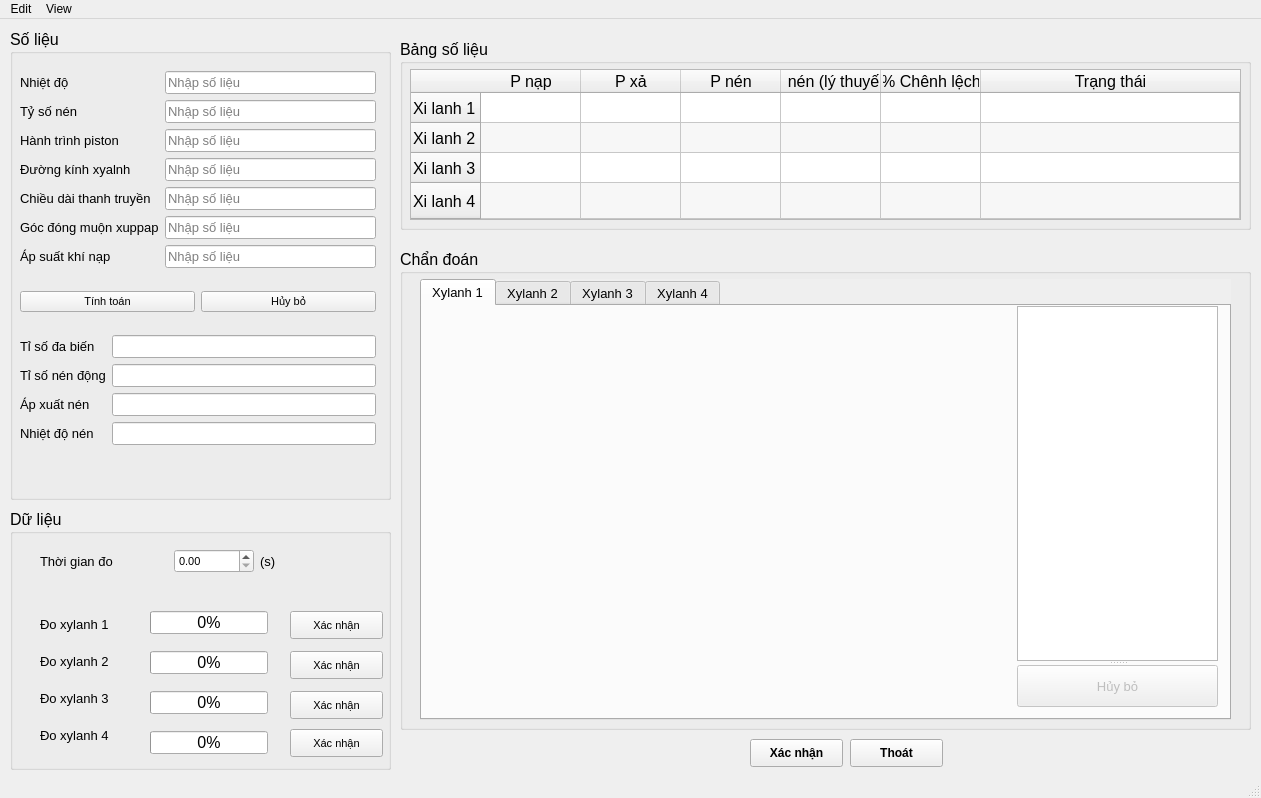
<?xml version="1.0" encoding="UTF-8"?>
<ui version="4.0">
 <class>MainWindow</class>
 <widget class="QMainWindow" name="MainWindow">
  <property name="geometry">
   <rect>
    <x>0</x>
    <y>0</y>
    <width>1261</width>
    <height>798</height>
   </rect>
  </property>
  <property name="windowTitle">
   <string>MainWindow</string>
  </property>
  <widget class="QWidget" name="centralwidget">
   <widget class="QGroupBox" name="GB_foreseen">
    <property name="geometry">
     <rect>
      <x>10</x>
      <y>10</y>
      <width>381</width>
      <height>471</height>
     </rect>
    </property>
    <property name="font">
     <font>
      <pointsize>12</pointsize>
     </font>
    </property>
    <property name="title">
     <string>Số liệu</string>
    </property>
    <widget class="QWidget" name="layoutWidget">
     <property name="geometry">
      <rect>
       <x>10</x>
       <y>25</y>
       <width>356</width>
       <height>408</height>
      </rect>
     </property>
     <layout class="QGridLayout" name="LT_foreseen">
      <item row="0" column="0" colspan="2">
       <layout class="QGridLayout" name="LT_input">
        <item row="2" column="0">
         <widget class="QLabel" name="label_piston_jour">
          <property name="font">
           <font>
            <pointsize>10</pointsize>
           </font>
          </property>
          <property name="text">
           <string>Hành trình piston</string>
          </property>
         </widget>
        </item>
        <item row="1" column="1">
         <widget class="QLineEdit" name="LE_comp_rat">
          <property name="font">
           <font>
            <pointsize>10</pointsize>
           </font>
          </property>
          <property name="placeholderText">
           <string>Nhập số liệu</string>
          </property>
         </widget>
        </item>
        <item row="6" column="1">
         <widget class="QLineEdit" name="LE_air_press">
          <property name="font">
           <font>
            <pointsize>10</pointsize>
           </font>
          </property>
          <property name="placeholderText">
           <string>Nhập số liệu</string>
          </property>
         </widget>
        </item>
        <item row="0" column="1">
         <widget class="QLineEdit" name="LE_extTem">
          <property name="font">
           <font>
            <pointsize>10</pointsize>
           </font>
          </property>
          <property name="placeholderText">
           <string>Nhập số liệu</string>
          </property>
         </widget>
        </item>
        <item row="2" column="1">
         <widget class="QLineEdit" name="LE_piston_jour">
          <property name="font">
           <font>
            <pointsize>10</pointsize>
           </font>
          </property>
          <property name="placeholderText">
           <string>Nhập số liệu</string>
          </property>
         </widget>
        </item>
        <item row="6" column="0">
         <widget class="QLabel" name="label_air_press">
          <property name="font">
           <font>
            <pointsize>10</pointsize>
           </font>
          </property>
          <property name="text">
           <string>Áp suất khí nạp</string>
          </property>
         </widget>
        </item>
        <item row="0" column="0">
         <widget class="QLabel" name="label_extTem">
          <property name="font">
           <font>
            <pointsize>10</pointsize>
           </font>
          </property>
          <property name="text">
           <string>Nhiệt độ</string>
          </property>
         </widget>
        </item>
        <item row="5" column="0">
         <widget class="QLabel" name="label_xup_cor">
          <property name="font">
           <font>
            <pointsize>10</pointsize>
           </font>
          </property>
          <property name="text">
           <string>Góc đóng muộn xuppap</string>
          </property>
         </widget>
        </item>
        <item row="3" column="0">
         <widget class="QLabel" name="label_cyl_dm">
          <property name="font">
           <font>
            <pointsize>10</pointsize>
           </font>
          </property>
          <property name="text">
           <string>Đường kính xyalnh</string>
          </property>
         </widget>
        </item>
        <item row="3" column="1">
         <widget class="QLineEdit" name="LE_cyl_dm">
          <property name="font">
           <font>
            <pointsize>10</pointsize>
           </font>
          </property>
          <property name="placeholderText">
           <string>Nhập số liệu</string>
          </property>
         </widget>
        </item>
        <item row="4" column="0">
         <widget class="QLabel" name="label_rod_len">
          <property name="font">
           <font>
            <pointsize>10</pointsize>
           </font>
          </property>
          <property name="text">
           <string>Chiều dài thanh truyền</string>
          </property>
         </widget>
        </item>
        <item row="5" column="1">
         <widget class="QLineEdit" name="LE_xup_cor">
          <property name="font">
           <font>
            <pointsize>10</pointsize>
           </font>
          </property>
          <property name="placeholderText">
           <string>Nhập số liệu</string>
          </property>
         </widget>
        </item>
        <item row="1" column="0">
         <widget class="QLabel" name="label_comp_rat">
          <property name="font">
           <font>
            <pointsize>10</pointsize>
           </font>
          </property>
          <property name="text">
           <string>Tỷ số nén</string>
          </property>
         </widget>
        </item>
        <item row="4" column="1">
         <widget class="QLineEdit" name="LE_rod_len">
          <property name="font">
           <font>
            <pointsize>10</pointsize>
           </font>
          </property>
          <property name="placeholderText">
           <string>Nhập số liệu</string>
          </property>
         </widget>
        </item>
       </layout>
      </item>
      <item row="1" column="0">
       <widget class="QPushButton" name="BT_math">
        <property name="font">
         <font>
          <pointsize>8</pointsize>
         </font>
        </property>
        <property name="text">
         <string>Tính toán</string>
        </property>
       </widget>
      </item>
      <item row="1" column="1">
       <widget class="QPushButton" name="BT_clear">
        <property name="font">
         <font>
          <pointsize>8</pointsize>
         </font>
        </property>
        <property name="text">
         <string>Hủy bỏ</string>
        </property>
       </widget>
      </item>
      <item row="2" column="0" colspan="2">
       <layout class="QGridLayout" name="gridLayout_4">
        <item row="1" column="0">
         <widget class="QLabel" name="label_dym_comp_rat">
          <property name="font">
           <font>
            <pointsize>10</pointsize>
           </font>
          </property>
          <property name="text">
           <string>Tỉ số nén động</string>
          </property>
         </widget>
        </item>
        <item row="1" column="1">
         <widget class="QLineEdit" name="LE_dym_comp_rat">
          <property name="font">
           <font>
            <pointsize>10</pointsize>
           </font>
          </property>
          <property name="readOnly">
           <bool>true</bool>
          </property>
          <property name="placeholderText">
           <string/>
          </property>
         </widget>
        </item>
        <item row="0" column="0">
         <widget class="QLabel" name="label_n">
          <property name="font">
           <font>
            <pointsize>10</pointsize>
           </font>
          </property>
          <property name="text">
           <string>Tỉ số đa biến</string>
          </property>
         </widget>
        </item>
        <item row="3" column="0">
         <widget class="QLabel" name="label_Comp_temp_F">
          <property name="font">
           <font>
            <pointsize>10</pointsize>
           </font>
          </property>
          <property name="text">
           <string>Nhiệt độ nén</string>
          </property>
         </widget>
        </item>
        <item row="3" column="1">
         <widget class="QLineEdit" name="LE_Comp_temp_F">
          <property name="font">
           <font>
            <pointsize>10</pointsize>
           </font>
          </property>
          <property name="readOnly">
           <bool>true</bool>
          </property>
          <property name="placeholderText">
           <string/>
          </property>
         </widget>
        </item>
        <item row="0" column="1">
         <widget class="QLineEdit" name="LE_n">
          <property name="font">
           <font>
            <pointsize>10</pointsize>
           </font>
          </property>
          <property name="readOnly">
           <bool>true</bool>
          </property>
          <property name="placeholderText">
           <string/>
          </property>
         </widget>
        </item>
        <item row="2" column="1">
         <widget class="QLineEdit" name="LE_Compression">
          <property name="font">
           <font>
            <pointsize>10</pointsize>
           </font>
          </property>
          <property name="readOnly">
           <bool>true</bool>
          </property>
          <property name="placeholderText">
           <string/>
          </property>
         </widget>
        </item>
        <item row="2" column="0">
         <widget class="QLabel" name="label_Compression">
          <property name="font">
           <font>
            <pointsize>10</pointsize>
           </font>
          </property>
          <property name="text">
           <string>Áp xuất nén</string>
          </property>
         </widget>
        </item>
       </layout>
      </item>
     </layout>
    </widget>
   </widget>
   <widget class="QGroupBox" name="GB_data">
    <property name="geometry">
     <rect>
      <x>10</x>
      <y>490</y>
      <width>381</width>
      <height>261</height>
     </rect>
    </property>
    <property name="font">
     <font>
      <pointsize>12</pointsize>
     </font>
    </property>
    <property name="title">
     <string>Dữ liệu</string>
    </property>
    <widget class="QLabel" name="label_time">
     <property name="geometry">
      <rect>
       <x>30</x>
       <y>40</y>
       <width>128</width>
       <height>24</height>
      </rect>
     </property>
     <property name="font">
      <font>
       <pointsize>10</pointsize>
      </font>
     </property>
     <property name="text">
      <string>Thời gian đo</string>
     </property>
    </widget>
    <widget class="QLabel" name="label_xylanh2">
     <property name="geometry">
      <rect>
       <x>30</x>
       <y>142</y>
       <width>87</width>
       <height>21</height>
      </rect>
     </property>
     <property name="font">
      <font>
       <pointsize>10</pointsize>
      </font>
     </property>
     <property name="text">
      <string>Đo xylanh 2</string>
     </property>
    </widget>
    <widget class="QProgressBar" name="PB_xylanh4">
     <property name="geometry">
      <rect>
       <x>140</x>
       <y>222</y>
       <width>118</width>
       <height>23</height>
      </rect>
     </property>
     <property name="value">
      <number>0</number>
     </property>
    </widget>
    <widget class="QLabel" name="label_xylanh1">
     <property name="geometry">
      <rect>
       <x>30</x>
       <y>105</y>
       <width>87</width>
       <height>21</height>
      </rect>
     </property>
     <property name="font">
      <font>
       <pointsize>10</pointsize>
      </font>
     </property>
     <property name="text">
      <string>Đo xylanh 1</string>
     </property>
    </widget>
    <widget class="QProgressBar" name="PB_xylanh1">
     <property name="geometry">
      <rect>
       <x>140</x>
       <y>102</y>
       <width>118</width>
       <height>23</height>
      </rect>
     </property>
     <property name="value">
      <number>0</number>
     </property>
    </widget>
    <widget class="QProgressBar" name="PB_xylanh3">
     <property name="geometry">
      <rect>
       <x>140</x>
       <y>182</y>
       <width>118</width>
       <height>23</height>
      </rect>
     </property>
     <property name="value">
      <number>0</number>
     </property>
    </widget>
    <widget class="QPushButton" name="BT_measure_xylanh2">
     <property name="geometry">
      <rect>
       <x>280</x>
       <y>142</y>
       <width>93</width>
       <height>28</height>
      </rect>
     </property>
     <property name="font">
      <font>
       <pointsize>8</pointsize>
      </font>
     </property>
     <property name="text">
      <string>Xác nhận</string>
     </property>
    </widget>
    <widget class="QLabel" name="label_xylanh4">
     <property name="geometry">
      <rect>
       <x>30</x>
       <y>216</y>
       <width>87</width>
       <height>21</height>
      </rect>
     </property>
     <property name="font">
      <font>
       <pointsize>10</pointsize>
      </font>
     </property>
     <property name="text">
      <string>Đo xylanh 4</string>
     </property>
    </widget>
    <widget class="QPushButton" name="BT_measure_xylanh3">
     <property name="geometry">
      <rect>
       <x>280</x>
       <y>182</y>
       <width>93</width>
       <height>28</height>
      </rect>
     </property>
     <property name="font">
      <font>
       <pointsize>8</pointsize>
      </font>
     </property>
     <property name="text">
      <string>Xác nhận</string>
     </property>
    </widget>
    <widget class="QLabel" name="label_s">
     <property name="geometry">
      <rect>
       <x>250</x>
       <y>40</y>
       <width>31</width>
       <height>24</height>
      </rect>
     </property>
     <property name="font">
      <font>
       <pointsize>10</pointsize>
      </font>
     </property>
     <property name="text">
      <string>(s)</string>
     </property>
    </widget>
    <widget class="QProgressBar" name="PB_xylanh2">
     <property name="geometry">
      <rect>
       <x>140</x>
       <y>142</y>
       <width>118</width>
       <height>23</height>
      </rect>
     </property>
     <property name="value">
      <number>0</number>
     </property>
    </widget>
    <widget class="QLabel" name="label_xylanh3">
     <property name="geometry">
      <rect>
       <x>30</x>
       <y>179</y>
       <width>87</width>
       <height>21</height>
      </rect>
     </property>
     <property name="font">
      <font>
       <pointsize>10</pointsize>
      </font>
     </property>
     <property name="text">
      <string>Đo xylanh 3</string>
     </property>
    </widget>
    <widget class="QPushButton" name="BT_measure_xylanh1">
     <property name="geometry">
      <rect>
       <x>280</x>
       <y>102</y>
       <width>93</width>
       <height>28</height>
      </rect>
     </property>
     <property name="font">
      <font>
       <pointsize>8</pointsize>
      </font>
     </property>
     <property name="text">
      <string>Xác nhận</string>
     </property>
    </widget>
    <widget class="QDoubleSpinBox" name="DSB_time">
     <property name="geometry">
      <rect>
       <x>164</x>
       <y>40</y>
       <width>80</width>
       <height>24</height>
      </rect>
     </property>
     <property name="font">
      <font>
       <pointsize>8</pointsize>
      </font>
     </property>
    </widget>
    <widget class="QPushButton" name="BT_measure_xylanh4">
     <property name="geometry">
      <rect>
       <x>280</x>
       <y>220</y>
       <width>93</width>
       <height>28</height>
      </rect>
     </property>
     <property name="font">
      <font>
       <pointsize>8</pointsize>
      </font>
     </property>
     <property name="text">
      <string>Xác nhận</string>
     </property>
    </widget>
   </widget>
   <widget class="QGroupBox" name="GB_Table">
    <property name="geometry">
     <rect>
      <x>400</x>
      <y>20</y>
      <width>851</width>
      <height>191</height>
     </rect>
    </property>
    <property name="font">
     <font>
      <pointsize>12</pointsize>
     </font>
    </property>
    <property name="title">
     <string>Bảng số liệu</string>
    </property>
    <widget class="QTableWidget" name="TW_table">
     <property name="geometry">
      <rect>
       <x>10</x>
       <y>30</y>
       <width>831</width>
       <height>151</height>
      </rect>
     </property>
     <property name="layoutDirection">
      <enum>Qt::LeftToRight</enum>
     </property>
     <property name="autoFillBackground">
      <bool>false</bool>
     </property>
     <property name="frameShape">
      <enum>QFrame::StyledPanel</enum>
     </property>
     <property name="frameShadow">
      <enum>QFrame::Sunken</enum>
     </property>
     <property name="sizeAdjustPolicy">
      <enum>QAbstractScrollArea::AdjustToContents</enum>
     </property>
     <property name="tabKeyNavigation">
      <bool>true</bool>
     </property>
     <property name="showDropIndicator" stdset="0">
      <bool>true</bool>
     </property>
     <property name="dragEnabled">
      <bool>false</bool>
     </property>
     <property name="dragDropOverwriteMode">
      <bool>true</bool>
     </property>
     <property name="alternatingRowColors">
      <bool>true</bool>
     </property>
     <property name="horizontalScrollMode">
      <enum>QAbstractItemView::ScrollPerItem</enum>
     </property>
     <property name="sortingEnabled">
      <bool>true</bool>
     </property>
     <attribute name="horizontalHeaderCascadingSectionResizes">
      <bool>true</bool>
     </attribute>
     <attribute name="horizontalHeaderMinimumSectionSize">
      <number>34</number>
     </attribute>
     <attribute name="horizontalHeaderShowSortIndicator" stdset="0">
      <bool>true</bool>
     </attribute>
     <attribute name="horizontalHeaderStretchLastSection">
      <bool>true</bool>
     </attribute>
     <attribute name="verticalHeaderVisible">
      <bool>true</bool>
     </attribute>
     <attribute name="verticalHeaderCascadingSectionResizes">
      <bool>true</bool>
     </attribute>
     <attribute name="verticalHeaderShowSortIndicator" stdset="0">
      <bool>true</bool>
     </attribute>
     <attribute name="verticalHeaderStretchLastSection">
      <bool>true</bool>
     </attribute>
     <row>
      <property name="text">
       <string>Xi lanh 1</string>
      </property>
     </row>
     <row>
      <property name="text">
       <string>Xi lanh 2</string>
      </property>
     </row>
     <row>
      <property name="text">
       <string>Xi lanh 3</string>
      </property>
     </row>
     <row>
      <property name="text">
       <string>Xi lanh 4</string>
      </property>
     </row>
     <column>
      <property name="text">
       <string>P nạp</string>
      </property>
     </column>
     <column>
      <property name="text">
       <string>P xả</string>
      </property>
     </column>
     <column>
      <property name="text">
       <string>P nén</string>
      </property>
     </column>
     <column>
      <property name="text">
       <string>P nén (lý thuyết)</string>
      </property>
     </column>
     <column>
      <property name="text">
       <string>% Chênh lệch</string>
      </property>
     </column>
     <column>
      <property name="text">
       <string>Trạng thái</string>
      </property>
     </column>
     <item row="0" column="0">
      <property name="text">
       <string/>
      </property>
      <property name="flags">
       <set>ItemIsSelectable|ItemIsDragEnabled|ItemIsDropEnabled|ItemIsUserCheckable|ItemIsEnabled</set>
      </property>
     </item>
     <item row="0" column="2">
      <property name="text">
       <string/>
      </property>
      <property name="flags">
       <set>ItemIsSelectable|ItemIsDragEnabled|ItemIsDropEnabled|ItemIsUserCheckable|ItemIsEnabled</set>
      </property>
     </item>
     <item row="0" column="3">
      <property name="text">
       <string/>
      </property>
      <property name="flags">
       <set>ItemIsSelectable|ItemIsDragEnabled|ItemIsDropEnabled|ItemIsUserCheckable|ItemIsEnabled</set>
      </property>
     </item>
     <item row="0" column="4">
      <property name="text">
       <string/>
      </property>
      <property name="flags">
       <set>ItemIsSelectable|ItemIsDragEnabled|ItemIsDropEnabled|ItemIsUserCheckable|ItemIsEnabled</set>
      </property>
     </item>
     <item row="0" column="5">
      <property name="text">
       <string/>
      </property>
      <property name="flags">
       <set>ItemIsSelectable|ItemIsDragEnabled|ItemIsDropEnabled|ItemIsUserCheckable|ItemIsEnabled</set>
      </property>
     </item>
     <item row="1" column="0">
      <property name="text">
       <string/>
      </property>
      <property name="flags">
       <set>ItemIsSelectable|ItemIsDragEnabled|ItemIsDropEnabled|ItemIsUserCheckable|ItemIsEnabled</set>
      </property>
     </item>
     <item row="1" column="2">
      <property name="text">
       <string/>
      </property>
      <property name="flags">
       <set>ItemIsSelectable|ItemIsDragEnabled|ItemIsDropEnabled|ItemIsUserCheckable|ItemIsEnabled</set>
      </property>
     </item>
     <item row="1" column="3">
      <property name="text">
       <string/>
      </property>
      <property name="flags">
       <set>ItemIsSelectable|ItemIsDragEnabled|ItemIsDropEnabled|ItemIsUserCheckable|ItemIsEnabled</set>
      </property>
     </item>
     <item row="1" column="4">
      <property name="text">
       <string/>
      </property>
      <property name="flags">
       <set>ItemIsSelectable|ItemIsDragEnabled|ItemIsDropEnabled|ItemIsUserCheckable|ItemIsEnabled</set>
      </property>
     </item>
     <item row="1" column="5">
      <property name="text">
       <string/>
      </property>
      <property name="flags">
       <set>ItemIsSelectable|ItemIsDragEnabled|ItemIsDropEnabled|ItemIsUserCheckable|ItemIsEnabled</set>
      </property>
     </item>
     <item row="2" column="0">
      <property name="text">
       <string/>
      </property>
      <property name="flags">
       <set>ItemIsSelectable|ItemIsDragEnabled|ItemIsDropEnabled|ItemIsUserCheckable|ItemIsEnabled</set>
      </property>
     </item>
     <item row="2" column="2">
      <property name="text">
       <string/>
      </property>
      <property name="flags">
       <set>ItemIsSelectable|ItemIsDragEnabled|ItemIsDropEnabled|ItemIsUserCheckable|ItemIsEnabled</set>
      </property>
     </item>
     <item row="2" column="3">
      <property name="text">
       <string/>
      </property>
      <property name="flags">
       <set>ItemIsSelectable|ItemIsDragEnabled|ItemIsDropEnabled|ItemIsUserCheckable|ItemIsEnabled</set>
      </property>
     </item>
     <item row="2" column="4">
      <property name="text">
       <string/>
      </property>
      <property name="flags">
       <set>ItemIsSelectable|ItemIsDragEnabled|ItemIsDropEnabled|ItemIsUserCheckable|ItemIsEnabled</set>
      </property>
     </item>
     <item row="2" column="5">
      <property name="text">
       <string/>
      </property>
      <property name="flags">
       <set>ItemIsSelectable|ItemIsDragEnabled|ItemIsDropEnabled|ItemIsUserCheckable|ItemIsEnabled</set>
      </property>
     </item>
     <item row="3" column="0">
      <property name="text">
       <string/>
      </property>
      <property name="flags">
       <set>ItemIsSelectable|ItemIsDragEnabled|ItemIsDropEnabled|ItemIsUserCheckable|ItemIsEnabled</set>
      </property>
     </item>
     <item row="3" column="2">
      <property name="text">
       <string/>
      </property>
      <property name="flags">
       <set>ItemIsSelectable|ItemIsDragEnabled|ItemIsDropEnabled|ItemIsUserCheckable|ItemIsEnabled</set>
      </property>
     </item>
     <item row="3" column="3">
      <property name="text">
       <string/>
      </property>
      <property name="flags">
       <set>ItemIsSelectable|ItemIsDragEnabled|ItemIsDropEnabled|ItemIsUserCheckable|ItemIsEnabled</set>
      </property>
     </item>
     <item row="3" column="4">
      <property name="text">
       <string/>
      </property>
      <property name="flags">
       <set>ItemIsSelectable|ItemIsDragEnabled|ItemIsDropEnabled|ItemIsUserCheckable|ItemIsEnabled</set>
      </property>
     </item>
     <item row="3" column="5">
      <property name="text">
       <string/>
      </property>
      <property name="flags">
       <set>ItemIsSelectable|ItemIsDragEnabled|ItemIsDropEnabled|ItemIsUserCheckable|ItemIsEnabled</set>
      </property>
     </item>
    </widget>
   </widget>
   <widget class="QPushButton" name="BT_cancel">
    <property name="geometry">
     <rect>
      <x>850</x>
      <y>720</y>
      <width>93</width>
      <height>28</height>
     </rect>
    </property>
    <property name="font">
     <font>
      <weight>75</weight>
      <bold>true</bold>
     </font>
    </property>
    <property name="text">
     <string>Thoát</string>
    </property>
   </widget>
   <widget class="QPushButton" name="BT_confirm">
    <property name="geometry">
     <rect>
      <x>750</x>
      <y>720</y>
      <width>93</width>
      <height>28</height>
     </rect>
    </property>
    <property name="font">
     <font>
      <weight>75</weight>
      <bold>true</bold>
     </font>
    </property>
    <property name="text">
     <string>Xác nhận</string>
    </property>
   </widget>
   <widget class="QGroupBox" name="GB_diagnose">
    <property name="geometry">
     <rect>
      <x>400</x>
      <y>230</y>
      <width>851</width>
      <height>481</height>
     </rect>
    </property>
    <property name="font">
     <font>
      <pointsize>12</pointsize>
     </font>
    </property>
    <property name="title">
     <string>Chẩn đoán</string>
    </property>
    <widget class="QTabWidget" name="TbW_diagnoses">
     <property name="enabled">
      <bool>true</bool>
     </property>
     <property name="geometry">
      <rect>
       <x>20</x>
       <y>30</y>
       <width>811</width>
       <height>441</height>
      </rect>
     </property>
     <property name="font">
      <font>
       <pointsize>10</pointsize>
      </font>
     </property>
     <property name="autoFillBackground">
      <bool>true</bool>
     </property>
     <property name="currentIndex">
      <number>0</number>
     </property>
     <widget class="QWidget" name="tab_1">
      <attribute name="title">
       <string>Xylanh 1</string>
      </attribute>
      <widget class="QWidget" name="W_xilanh1" native="true">
       <property name="geometry">
        <rect>
         <x>0</x>
         <y>0</y>
         <width>801</width>
         <height>401</height>
        </rect>
       </property>
       <property name="autoFillBackground">
        <bool>false</bool>
       </property>
       <widget class="QWidget" name="W_graph_xilanh1" native="true">
        <property name="geometry">
         <rect>
          <x>0</x>
          <y>0</y>
          <width>590</width>
          <height>400</height>
         </rect>
        </property>
       </widget>
       <widget class="QSplitter" name="splitter">
        <property name="geometry">
         <rect>
          <x>595</x>
          <y>0</y>
          <width>201</width>
          <height>401</height>
         </rect>
        </property>
        <property name="orientation">
         <enum>Qt::Vertical</enum>
        </property>
        <widget class="QTextEdit" name="TE_diagnoses_xilanh1">
         <property name="enabled">
          <bool>true</bool>
         </property>
         <property name="readOnly">
          <bool>true</bool>
         </property>
        </widget>
        <widget class="QPushButton" name="BT_xilanh1_cancel">
         <property name="enabled">
          <bool>false</bool>
         </property>
         <property name="text">
          <string>Hủy bỏ</string>
         </property>
        </widget>
       </widget>
      </widget>
     </widget>
     <widget class="QWidget" name="tab_2">
      <attribute name="title">
       <string>Xylanh 2</string>
      </attribute>
      <widget class="QWidget" name="W_xilanh2" native="true">
       <property name="geometry">
        <rect>
         <x>0</x>
         <y>0</y>
         <width>801</width>
         <height>401</height>
        </rect>
       </property>
       <property name="autoFillBackground">
        <bool>false</bool>
       </property>
       <widget class="QWidget" name="W_graph_xilanh2" native="true">
        <property name="geometry">
         <rect>
          <x>0</x>
          <y>0</y>
          <width>590</width>
          <height>400</height>
         </rect>
        </property>
       </widget>
       <widget class="QSplitter" name="splitter_2">
        <property name="geometry">
         <rect>
          <x>595</x>
          <y>0</y>
          <width>201</width>
          <height>401</height>
         </rect>
        </property>
        <property name="orientation">
         <enum>Qt::Vertical</enum>
        </property>
        <widget class="QTextEdit" name="TE_diagnoses_xilanh2">
         <property name="enabled">
          <bool>true</bool>
         </property>
         <property name="readOnly">
          <bool>true</bool>
         </property>
        </widget>
        <widget class="QPushButton" name="BT_xilanh2_cancel">
         <property name="enabled">
          <bool>false</bool>
         </property>
         <property name="text">
          <string>Hủy bỏ</string>
         </property>
        </widget>
       </widget>
      </widget>
     </widget>
     <widget class="QWidget" name="tab_3">
      <attribute name="title">
       <string>Xylanh 3</string>
      </attribute>
      <widget class="QWidget" name="W_xilanh3" native="true">
       <property name="geometry">
        <rect>
         <x>0</x>
         <y>0</y>
         <width>801</width>
         <height>401</height>
        </rect>
       </property>
       <property name="autoFillBackground">
        <bool>false</bool>
       </property>
       <widget class="QWidget" name="W_graph_xilanh3" native="true">
        <property name="geometry">
         <rect>
          <x>0</x>
          <y>0</y>
          <width>590</width>
          <height>400</height>
         </rect>
        </property>
       </widget>
       <widget class="QSplitter" name="splitter_3">
        <property name="geometry">
         <rect>
          <x>595</x>
          <y>0</y>
          <width>201</width>
          <height>401</height>
         </rect>
        </property>
        <property name="orientation">
         <enum>Qt::Vertical</enum>
        </property>
        <widget class="QTextEdit" name="TE_diagnoses_xilanh3">
         <property name="enabled">
          <bool>true</bool>
         </property>
         <property name="readOnly">
          <bool>true</bool>
         </property>
        </widget>
        <widget class="QPushButton" name="BT_xilanh3_cancel">
         <property name="enabled">
          <bool>false</bool>
         </property>
         <property name="text">
          <string>Hủy bỏ</string>
         </property>
        </widget>
       </widget>
      </widget>
     </widget>
     <widget class="QWidget" name="tab_4">
      <attribute name="title">
       <string>Xylanh 4</string>
      </attribute>
      <widget class="QWidget" name="W_xilanh4" native="true">
       <property name="geometry">
        <rect>
         <x>0</x>
         <y>0</y>
         <width>801</width>
         <height>401</height>
        </rect>
       </property>
       <property name="autoFillBackground">
        <bool>false</bool>
       </property>
       <widget class="QWidget" name="W_graph_xilanh4" native="true">
        <property name="geometry">
         <rect>
          <x>0</x>
          <y>0</y>
          <width>590</width>
          <height>400</height>
         </rect>
        </property>
       </widget>
       <widget class="QSplitter" name="splitter_4">
        <property name="geometry">
         <rect>
          <x>595</x>
          <y>0</y>
          <width>201</width>
          <height>401</height>
         </rect>
        </property>
        <property name="orientation">
         <enum>Qt::Vertical</enum>
        </property>
        <widget class="QTextEdit" name="TE_diagnoses_xilanh4">
         <property name="enabled">
          <bool>true</bool>
         </property>
         <property name="readOnly">
          <bool>true</bool>
         </property>
         <property name="html">
          <string>&lt;!DOCTYPE HTML PUBLIC &quot;-//W3C//DTD HTML 4.0//EN&quot; &quot;http://www.w3.org/TR/REC-html40/strict.dtd&quot;&gt;
&lt;html&gt;&lt;head&gt;&lt;meta name=&quot;qrichtext&quot; content=&quot;1&quot; /&gt;&lt;style type=&quot;text/css&quot;&gt;
p, li { white-space: pre-wrap; }
&lt;/style&gt;&lt;/head&gt;&lt;body style=&quot; font-family:'MS Shell Dlg 2'; font-size:10pt; font-weight:400; font-style:normal;&quot;&gt;
&lt;p style=&quot;-qt-paragraph-type:empty; margin-top:0px; margin-bottom:0px; margin-left:0px; margin-right:0px; -qt-block-indent:0; text-indent:0px; font-family:'Sans Serif';&quot;&gt;&lt;br /&gt;&lt;/p&gt;&lt;/body&gt;&lt;/html&gt;</string>
         </property>
        </widget>
        <widget class="QPushButton" name="BT_xilanh4_cancel">
         <property name="enabled">
          <bool>false</bool>
         </property>
         <property name="text">
          <string>Hủy bỏ</string>
         </property>
        </widget>
       </widget>
      </widget>
     </widget>
    </widget>
   </widget>
  </widget>
  <widget class="QMenuBar" name="menubar">
   <property name="geometry">
    <rect>
     <x>0</x>
     <y>0</y>
     <width>1261</width>
     <height>26</height>
    </rect>
   </property>
   <widget class="QMenu" name="menuEdit">
    <property name="title">
     <string>Edit</string>
    </property>
    <addaction name="actionOpen"/>
    <addaction name="actionOpen_2"/>
    <addaction name="actionSave"/>
    <addaction name="actionSave_as"/>
   </widget>
   <widget class="QMenu" name="menuView">
    <property name="title">
     <string>View</string>
    </property>
   </widget>
   <addaction name="menuEdit"/>
   <addaction name="menuView"/>
  </widget>
  <widget class="QStatusBar" name="statusbar"/>
  <action name="actionOpen">
   <property name="text">
    <string>New</string>
   </property>
  </action>
  <action name="actionOpen_2">
   <property name="text">
    <string>Open</string>
   </property>
  </action>
  <action name="actionSave">
   <property name="text">
    <string>Save</string>
   </property>
  </action>
  <action name="actionSave_as">
   <property name="text">
    <string>Save as</string>
   </property>
  </action>
 </widget>
 <resources/>
 <connections/>
</ui>
